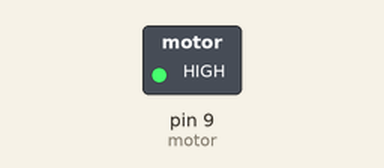
The sketch below on a simulated Arduino Uno, built with avr-gcc and run on an emulated ATmega328P. On the bench: switched loads named in the sketch (green lamp = pin HIGH).

Above: at 1.2 s.
At 4.5 s:
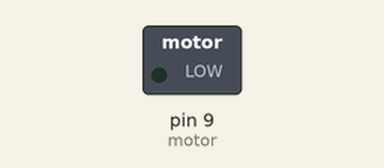
Timing chart, 0 to 8.5 s (numbered marks = the images above):
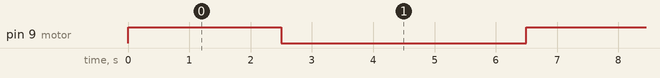

The sketch:

motor_placa.ino
```cpp
int motor = 9;

void setup(){
pinMode(motor,OUTPUT);
}

void loop(){
int onTime = 2500;
int offTime = 4000;
digitalWrite(motor,HIGH);
delay(onTime);
digitalWrite(motor,LOW);
delay(offTime);
}
```

Measured:
- by itself, pin 9 (motor): alternates HIGH for 2.5 s and LOW for 4.0 s
